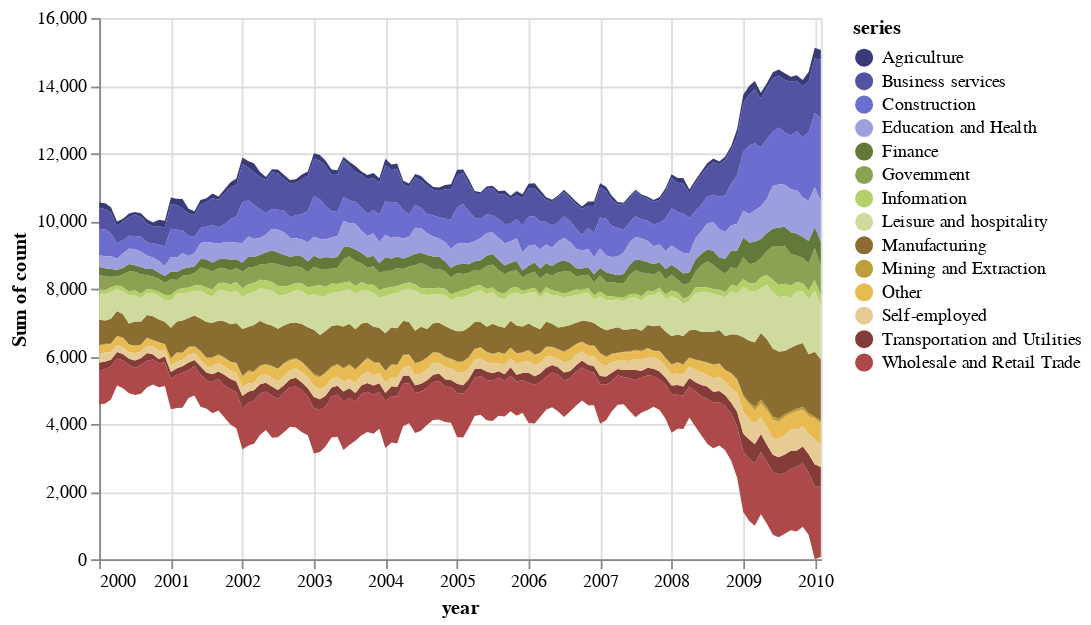

Source (notebook cell):
### Markdown cell above
## Streamgraph

### Code cell
alt.Chart(unemp).mark_area().encode(
    alt.X('date:T', timeUnit='yearmonth',
      axis=alt.Axis(format='%Y', labelAngle=0, title='year')),
    alt.Y('sum(count)',
        stack='center'
    ),
    color=alt.Color('series:N', scale=alt.Scale(scheme="category20b"))
)

### Figure 1 — Vega-Lite specification as saved in the notebook (floating-point values rounded to 4 significant figures; data arrays with more than 128 entries replaced by an {"elided": "..."} marker saying what was removed)
{"$schema": "https://vega.github.io/schema/vega-lite/v2.json", "config": {"view": {"height": 300, "width": 400}}, "data": {"values": {"elided": "1708 records"}}, "encoding": {"color": {"field": "series", "scale": {"scheme": "category20b"}, "type": "nominal"}, "x": {"axis": {"format": "%Y", "labelAngle": 0, "title": "year"}, "field": "date", "timeUnit": "yearmonth", "type": "temporal"}, "y": {"aggregate": "sum", "field": "count", "stack": "center", "type": "quantitative"}}, "mark": "area"}
